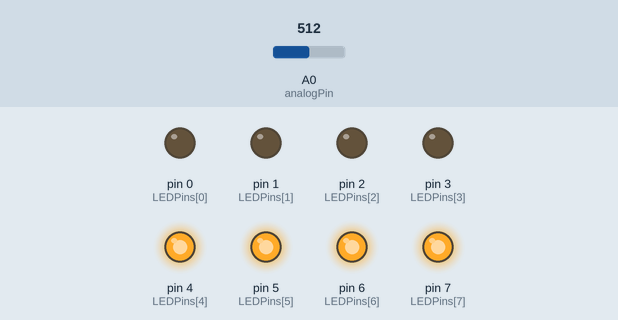
The sketch below on a simulated Arduino Uno, built with avr-gcc and run on an emulated ATmega328P. Parts: output pins drawn as LEDs (lit = HIGH). The test bench sets the inputs (shaded band); at power-on: A0 (analogPin) = 512.

Above: at 1.2 s.
1.3 s: A0 (analogPin) set to 630
2.8 s: A0 (analogPin) set to 650
At 4.0 s:
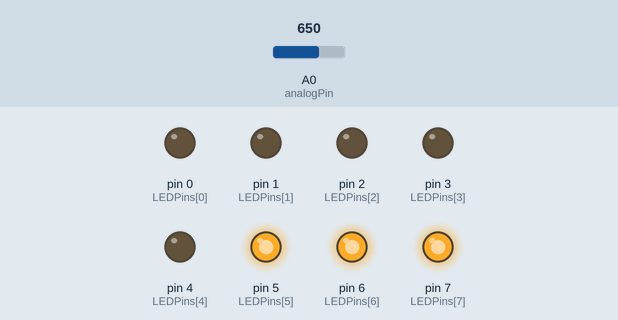
4.3 s: A0 (analogPin) set to 511
At 5.3 s:
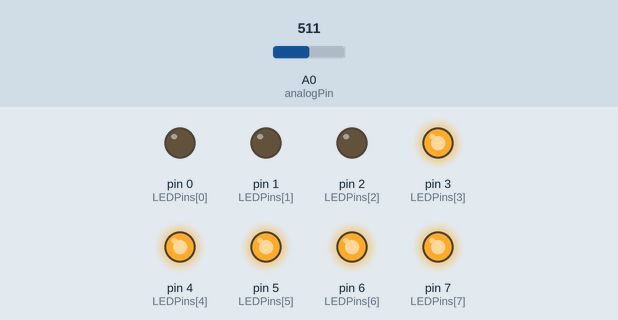
5.8 s: A0 (analogPin) set to 395
7.3 s: A0 (analogPin) set to 371
At 8.5 s:
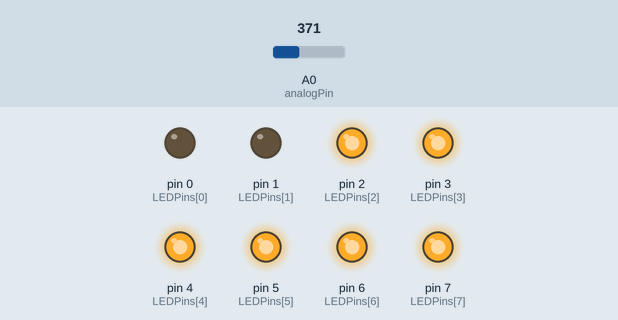
8.8 s: A0 (analogPin) set to 716
At 9.9 s:
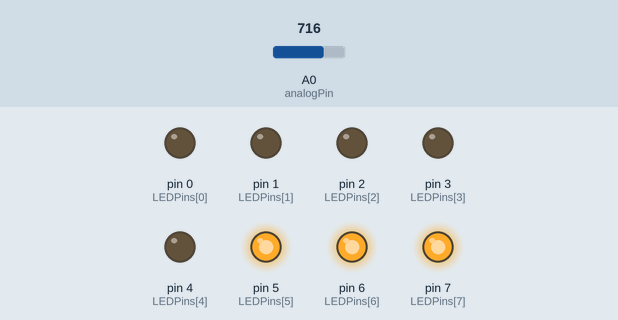
Timing chart, 0 to 11.3 s (numbered marks = the images above; inputs shaded):
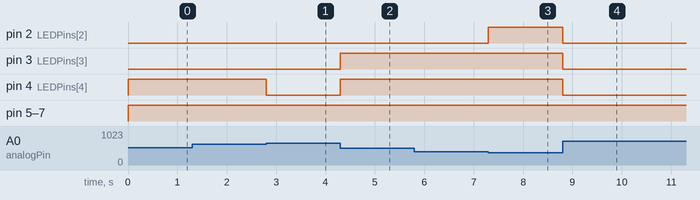

Measured:
- the behaviour switches between 639 and 640 on A0 (analogPin) (found by bisection; images 0 and 1)
- the behaviour switches between 384 and 383 on A0 (analogPin) (found by bisection; images 2 and 3)
- after the input at 1.3 s, every drawn part: stays the same
- after the input at 2.8 s, pin 4 (LEDPins[4]): HIGH → LOW at once
- after the input at 4.3 s, pin 3 (LEDPins[3]), pin 4 (LEDPins[4]): LOW → HIGH at once
- after the input at 5.8 s, every drawn part: stays the same
- after the input at 7.3 s, pin 2 (LEDPins[2]): LOW → HIGH at once
- after the input at 8.8 s, pin 2 (LEDPins[2]), pin 3 (LEDPins[3]), pin 4 (LEDPins[4]): HIGH → LOW at once

The sketch:

04_Potentiometer.ino
```cpp
// describe: a simple example use 8 LEDs
// author : GUGU
//

const int analogPin = A0;

const int LEDCount = 8;
int LEDPins[8] = {0,1,2,3,4,5,6,7};


void setup() {
  // put your setup code here, to run once:
  for(int i = 0; i < LEDCount; i++)
  {
    pinMode(LEDPins[i],OUTPUT);
  }
}
// use vcc=5v and pin 0,1,2,3,4,5,6,7.  so  LOW means light and HIGH means dark
void loop() {
  // put your main code here, to run repeatedly:

  //read the Potentiometer value
    int sensorReading = analogRead(analogPin);
    int LEDLevel =  map(sensorReading, 0, 1023,0, LEDCount);

    for(int i = 0; i < LEDCount; i++)
    {
      if(i<LEDLevel)
        digitalWrite(LEDPins[i],LOW);
      else
        digitalWrite(LEDPins[i],HIGH);
    }

}
```
